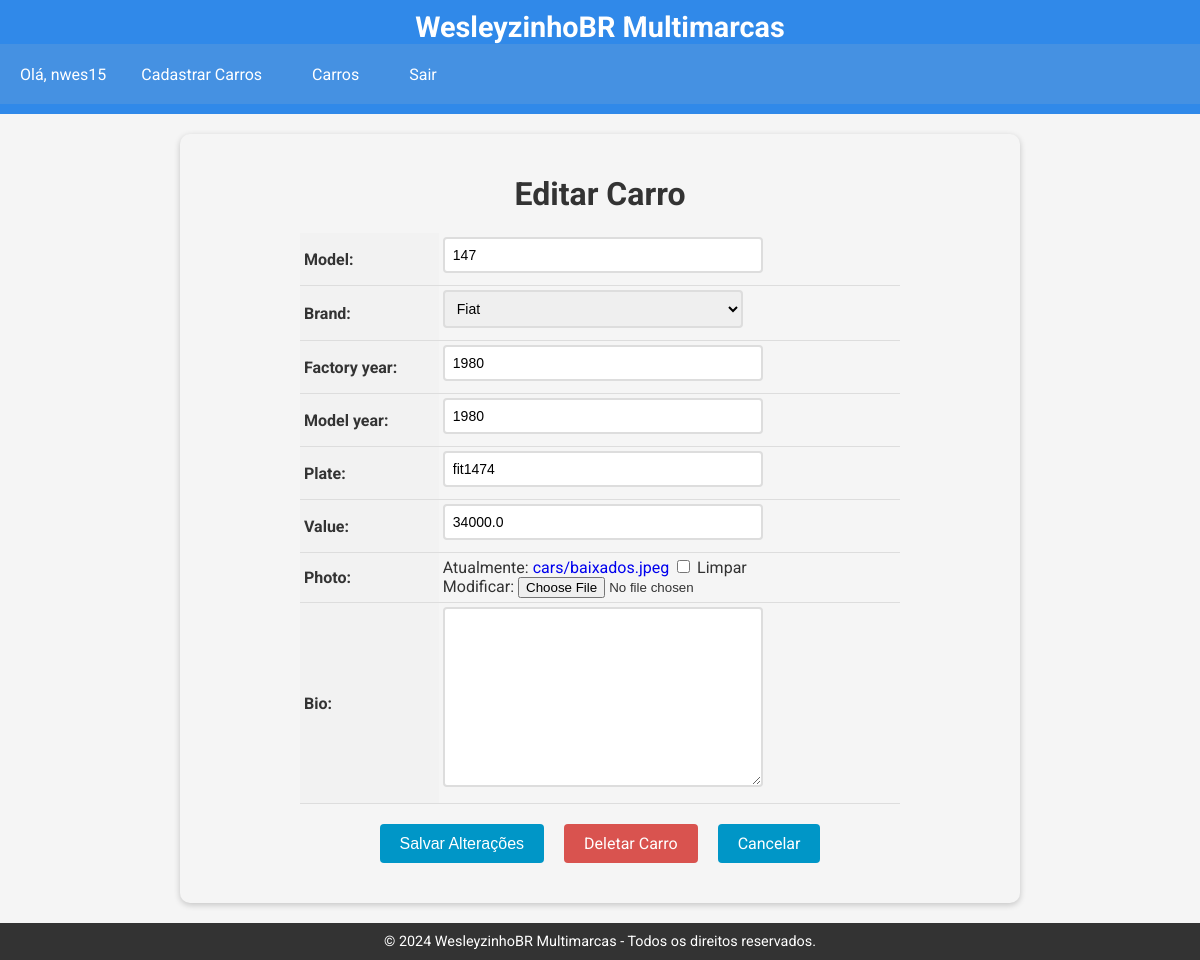
The page /car/6/update/ (signed in) on the database its author committed.
### cars/models.py (models this page shows, shortened)
class Car(models.Model):
    id = models.AutoField(primary_key=True)
    model = models.CharField(max_length=200)
    brand = models.ForeignKey(Brand, on_delete=models.PROTECT, related_name='car_brand')
    factory_year = models.IntegerField(blank=True, null=True)
    model_year = models.IntegerField(blank=True, null=True)
    plate = models.CharField(max_length=10, blank=True)
    value = models.FloatField(blank=True, null=True)
    photo = models.ImageField(upload_to='cars/', blank=True, null=True)
    bio = models.TextField(blank=True, null=True)

class Brand(models.Model):
    id=models.AutoField(primary_key=True)
    name = models.CharField(max_length=200)
    def __str__(self):
        return self.name

### cars/views.py (the view, shortened to what this page needs)
# urls.py: path('car/<int:pk>/update/', CarUpdateView.as_view(), name='car_update'),
@method_decorator(login_required(login_url='/login/'), name='dispatch')
class CarUpdateView(UpdateView):
    model = Car
    form_class = CarModelForm
    template_name = 'car_update.html'
    success_url = '/cars/'

### cars/forms.py
class CarModelForm(forms.ModelForm):
    class Meta:
        model = Car
        fields = '__all__'

### cars/templates/car_update.html (shortened to what this page needs)
{% extends "base.html" %}
{% block content %}
  <form method="post" enctype="multipart/form-data">
    <h1>Editar Carro</h1>
    <table>
      {{ form.as_table }}
    </table>
    <div>
      <div class="buttons-container">
        <input type="submit" value="Salvar Alterações" class="btn btn-primary">
        <a href="{% url 'car_delete' pk=object.pk %}" class="btn btn-danger">Deletar Carro</a>
        <a href="{% url 'cars_list' %}" class="btn btn-secondary">Cancelar</a>
      </div>
    </div>
  </form>
{% endblock %}

### app/templates/base.html (shortened to what this page needs)
<!DOCTYPE html>
<html lang="pt-br">
<head>
</head>
<body>
  <header>
    <h1>WesleyzinhoBR Multimarcas</h1>
    <nav>
      <ul>
        {% if user.is_authenticated %}
          <li>Olá, {{ user.username }}</li>
          <li><a href="{% url 'new_car' %}">Cadastrar Carros</a></li>
        {% else %}
          <li><a href="{% url 'register' %}">Cadastre-se</a></li>
          <li><a href="{% url 'login' %}">Login</a></li>
        {% endif %}
        <li><a href="{% url 'cars_list' %}">Carros</a></li>
        {% if user.is_authenticated %}
          <li><a href="{% url 'logout' %}">Sair</a></li>
        {% endif %}
      </ul>
    </nav>
  </header>
  <main>
    {% block content %}
    {% endblock %}
  </main>
  <footer>
    <p>&copy; 2024 WesleyzinhoBR Multimarcas - Todos os direitos reservados.</p>
  </footer>
</body>
</html>

### app/templates/base.html (style rules this page uses)
body { font-family: 'Roboto', sans-serif; background-color: #f5f5f5; color: #333; margin: 0; padding: 0; }
header { background-color: #3089e9; color: #fff; text-align: center; padding: 10px 0; }
header h1 { margin: 0; font-size: 1.8rem; }
nav { background-color: #4591e2; color: #fff; height: 60px; display: flex; justify-content: space-between; align-items: center; padding: 0 20px; }
nav ul { list-style: none; margin: 0; padding: 0; display: flex; gap: 20px; }
nav ul li { margin: 0; }
nav ul li a { color: #fff; text-decoration: none; font-size: 1rem; padding: 10px 15px; border-radius: 5px; transition: background-color 0.3s ease; }
main { padding: 20px; }
footer { background-color: #333; color: #fff; text-align: center; padding: 10px 0; font-size: 0.9rem; }
footer p { margin: 0; }

### cars/templates/car_update.html (style rules this page uses)
form { max-width: 800px; margin: 0 auto; padding: 20px; background-color: #f5f5f5; border-radius: 10px; box-shadow: 0 2px 6px rgba(0, 0, 0, 0.2); }
form h1 { font-size: 2rem; margin-bottom: 20px; text-align: center; }
table { margin: 0 auto; border-collapse: collapse; width: 100%; max-width: 600px; }
th, td { padding: 4px; text-align: left; border-bottom: 1px solid #ddd; }
th { background-color: #f2f2f2; }
input[type="text"], input[type="number"], select, textarea { padding: 8px; font-size: 14px; border: 2px solid #ddd; border-radius: 4px; width: 100%; max-width: 300px; margin-bottom: 8px; transition: border-bottom-color 0.3s ease-in-out; }
.btn { background-color: #0096c7; color: #fff; border: none; padding: 10px 20px; font-size: 16px; border-radius: 4px; cursor: pointer; transition: background-color 0.3s ease-in-out; }
.buttons-container { display: flex; justify-content: center; margin-top: 20px; margin-bottom: 20px; }
.btn { display: inline-block; background-color: #0096c7; color: #fff; border: none; padding: 10px 20px; font-size: 16px; border-radius: 4px; cursor: pointer; transition: background-color 0.3s ease-in-out; margin: 0 10px; }
.btn-danger { background-color: #d9534f; text-decoration: none !important; }
a { text-decoration: none !important; }

### rows shown on the page
Car: model "147", brand "Fiat", factory_year "1980", model_year "1980", plate "fit1474", value "34000.0"

### other values the page prints
{{ user.username }} "nwes15"
